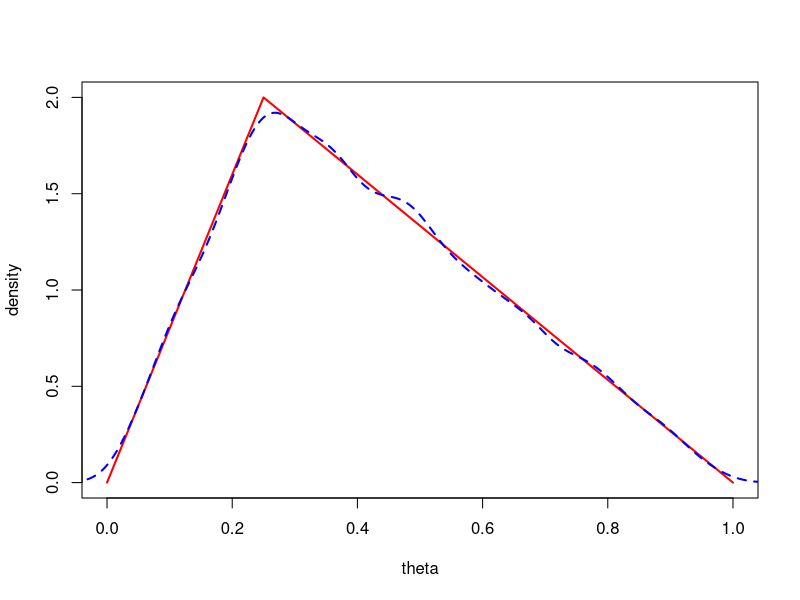

The R source for this figure:
## ---- chunk 1
# clear workspace
rm(list=ls())
# set random seed
set.seed(123)
## ---- chunk 2
nSamples = 10000
M =3
## ---- chunk 3
pFn = function(x) {
  if (x>=0 && x<0.25)
    8 * x
  else if (x >=0.25 && x<=1)
    8/3 -8 * x/3
  else
    0
}

gFn = function(x) {
  if (x>=0 && x<=1)
    1
  else
    0
}
## ---- chunk 4
nDraws = 0
nIter = 0
samples = c()

while (nDraws < nSamples) {
  xC = runif(1,0,1)
  acceptRatio = pFn(xC) /(M * gFn(xC))
  u = runif(1,0,1)
  nIter = nIter + 1
  if (acceptRatio >= u) {
    samples = c(samples, xC)
    nDraws = nDraws + 1
  }
}

#print(paste("nIter = ", nIter))

xGrid = seq(0,1,by=0.01)
yGrid = unlist(lapply(xGrid,pFn))
plot(xGrid,yGrid,col="red",lwd=2,type="l",
     xlab = "theta", ylab = "density")
lines(density(samples), lwd=2, col="blue", lty=2)
